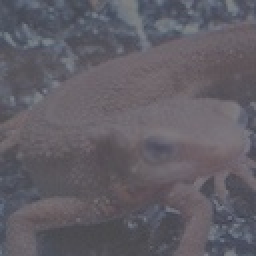
#> input picture img/imori_dark.jpg, 128 x 128 px, found by its file name (shown 2 times larger)
$ python q22.py
#> lines starting #> are read from the running program, lines starting #| are printed output that depends on the picture; after the words box and inside, x2 and y2 are one past the last pixel; in counts of white or black regions, pixels touching at a corner belong together
#> in _main, img is the input picture: shape (128, 128, 3); mean B, G, R 101.9, 94, 97.2
import cv2
import numpy as np
import matplotlib.pyplot as plt


def control_histogram(img, mean: float, sd: float):
    """画像のヒストグラムを操作します

    Arguments:
        img {numpy.ndarray} -- 画像
        mean {float} -- ヒストグラムの平均値
        sd {float} -- ヒストグラムの標準偏差

    Returns:
        numpy.ndarray -- 操作後画像
    """
#> called with mean = 128, sd = 52

    out_img = img.copy()

    out_img = sd / np.std(out_img) * (out_img - np.mean(out_img)) + mean
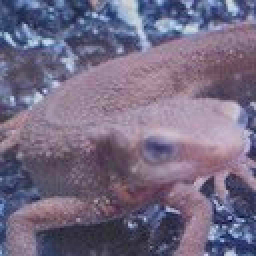
#> out_img: shape (128, 128, 3) float64 (shown 2 times larger); mean B, G, R 145.1, 112.9, 126; drawn with min black and max white
    out_img[out_img < 0] = 0
#> out_img: shape (128, 128, 3) float64; 0.04% of pixels changed, all inside (x1, y1, x2, y2) = (111, 108, 122, 120)
    out_img[out_img > 255] = 255
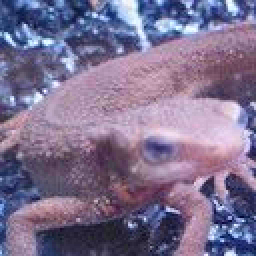
#> out_img: shape (128, 128, 3) float64 (shown 2 times larger); mean B, G, R 144.9, 112.9, 126

    return out_img.astype(np.uint8)


def _main():  # pragma: no cover
    img = cv2.imread(r"img/imori_dark.jpg")

    img = control_histogram(img, 128, 52)

    cv2.imshow("result", img)
    cv2.waitKey(0)
    cv2.imwrite(r"img/answer_22_1.jpg", img)

    plt.hist(img.ravel(), bins=255, rwidth=0.8, range=(0, 255))
    plt.savefig(r"img/answer_22_2.png")
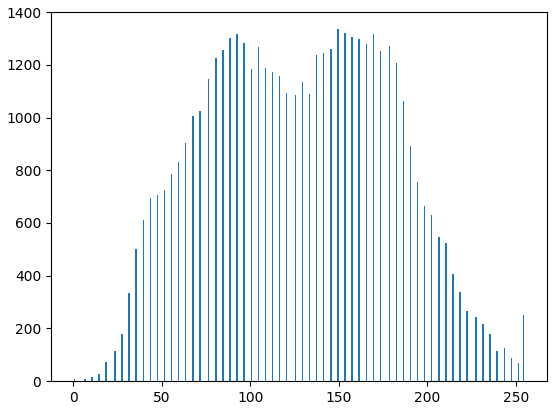
#> figure drawn by matplotlib, 1 panel; tallest bar 1335 high, from x = 149.1 to 149.9
    plt.show()


if __name__ == "__main__":  # pragma: no cover
    _main()
